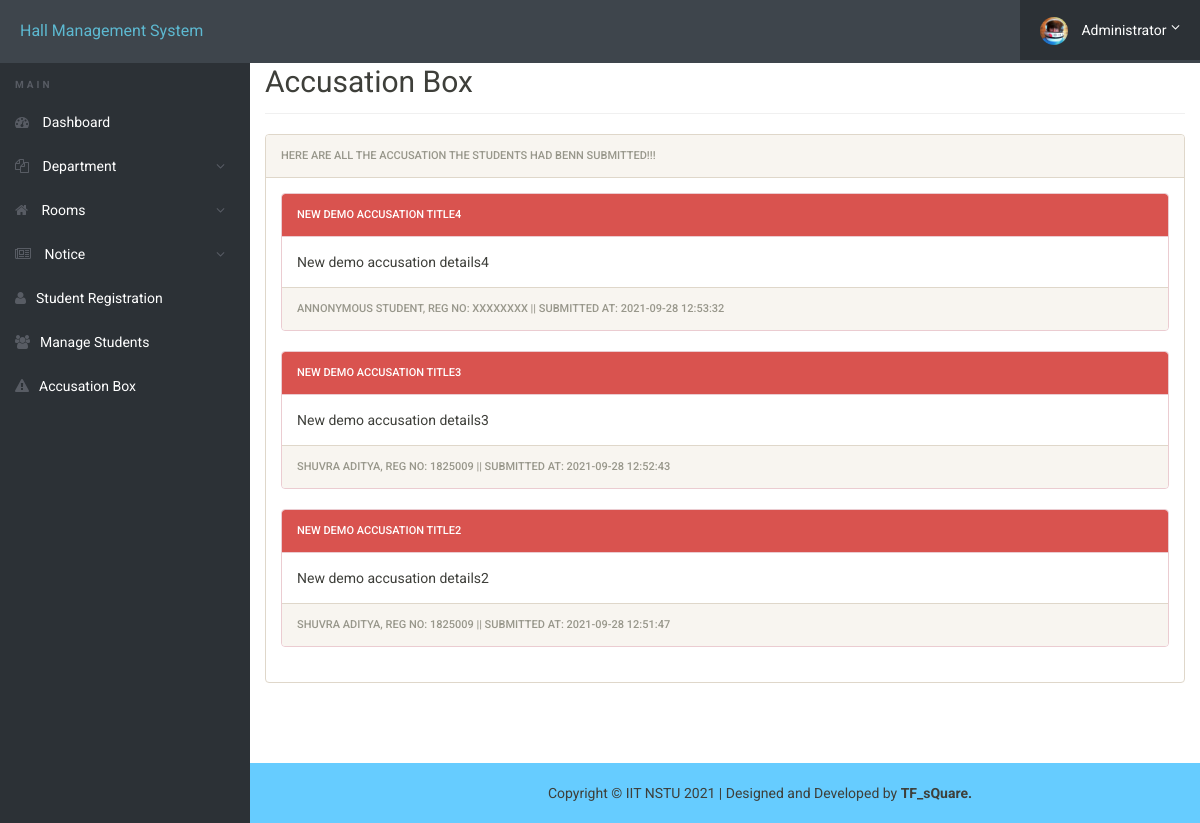
The app's page /admin/show-accusition.php (signed in) with its own data.
### tables this page shows
CREATE TABLE `accusations` (
  `id` int(11) NOT NULL,
  `regNo` varchar(20) NOT NULL,
  `firstName` varchar(30) NOT NULL,
  `lastName` varchar(30) NOT NULL,
  `title` varchar(500) NOT NULL,
  `description` text NOT NULL,
  `postingDate` timestamp NOT NULL DEFAULT current_timestamp()
);

### admin/show-accusition.php (the view, shortened to what this page needs)
<?php
include('includes/config.php');
?>
<!doctype html>
<html lang="en" class="no-js">
<head>
	<link rel="stylesheet" href="css/font-awesome.min.css">
	<link rel="stylesheet" href="css/bootstrap.min.css">
	<link rel="stylesheet" href="css/dataTables.bootstrap.min.css">>
	<link rel="stylesheet" href="css/bootstrap-social.css">
	<link rel="stylesheet" href="css/bootstrap-select.css">
	<link rel="stylesheet" href="css/fileinput.min.css">
	<link rel="stylesheet" href="css/awesome-bootstrap-checkbox.css">
	<link rel="stylesheet" href="css/style.css">
</head>
<body>
  <?php include('includes/header.php');?>
  <div class="ts-main-content div-space">
  	<?php include('includes/sidebar.php');?>
  	<div class="content-wrapper">
  		<div class="container-fluid">
        <div class="row">
					<div class="col-md-12">
						<h2 class="page-title">Accusation Box</h2>
						<div class="row">
							<div class="col-md-12">
								<div class="panel panel-default">
									<div class="panel-heading">Here are all the accusation the students had benn submitted!!!</div>
									<div class="panel-body">
                    <?php
                      $query="SELECT * FROM accusations ORDER BY id DESC";
                      $data=mysqli_query($mysqli, $query);
                      while ($row = $data->fetch_object())
                      {?>
													<div class="panel panel-danger">
	                          <div class="panel-heading text-light"><?php echo $row->title; ?></div>
	                          <div class="panel-body">
	                            <div class="stat-panel">
	                              <?php echo $row->description; ?>
	                            </div>
	                          </div>
	                          <div class="panel-footer">
	                            <?php echo  $row->firstName. " " .$row->lastName. ", Reg No: " .$row->regNo. " || Submitted at: " .$row->postingDate; ?>
	                          </div>
	                        </div>
										<?php
                      }
                    ?>
                  </div>
                </div>
              </div>
            </div>
          </div>
        </div>
      </div>
    </div>
  </div>
		<?php include("includes/footer.php");?>
  </body>
</html>s

### admin/css/style.css (style rules this page uses)
html { font-size: 14px; }
@media only screen and (min-width: 480px) { html { font-size: 17px; } }
@media only screen and (min-width: 768px) { html { font-size: 14px; } }
body { font-size: 1em; }
.panel { overflow: hidden; }
.text-white, .text-light { color: #fff !important; }
.page-title { padding-bottom: 15px; margin-bottom: 20px; border-bottom: 1px solid #f0f0f0; }
.ts-main-content .content-wrapper { padding-top: 15px; margin-top: 10px; }
@media only screen and (min-width: 992px) { .ts-main-content .content-wrapper { margin-left: 250px; } }
.div-space { margin-bottom: 100px; }

### records on screen
accusations: title "NEW DEMO ACCUSATION TITLE4", description "New demo accusation details4", firstName "ANNONYMOUS", lastName "STUDENT", regNo "XXXXXXXX", postingDate "2021-09-28 12:53:32"
accusations: title "NEW DEMO ACCUSATION TITLE3", description "New demo accusation details3", firstName "SHUVRA", lastName "ADITYA", regNo "1825009", postingDate "2021-09-28 12:52:43"
accusations: title "NEW DEMO ACCUSATION TITLE2", description "New demo accusation details2", firstName "SHUVRA", lastName "ADITYA", regNo "1825009", postingDate "2021-09-28 12:51:47"
